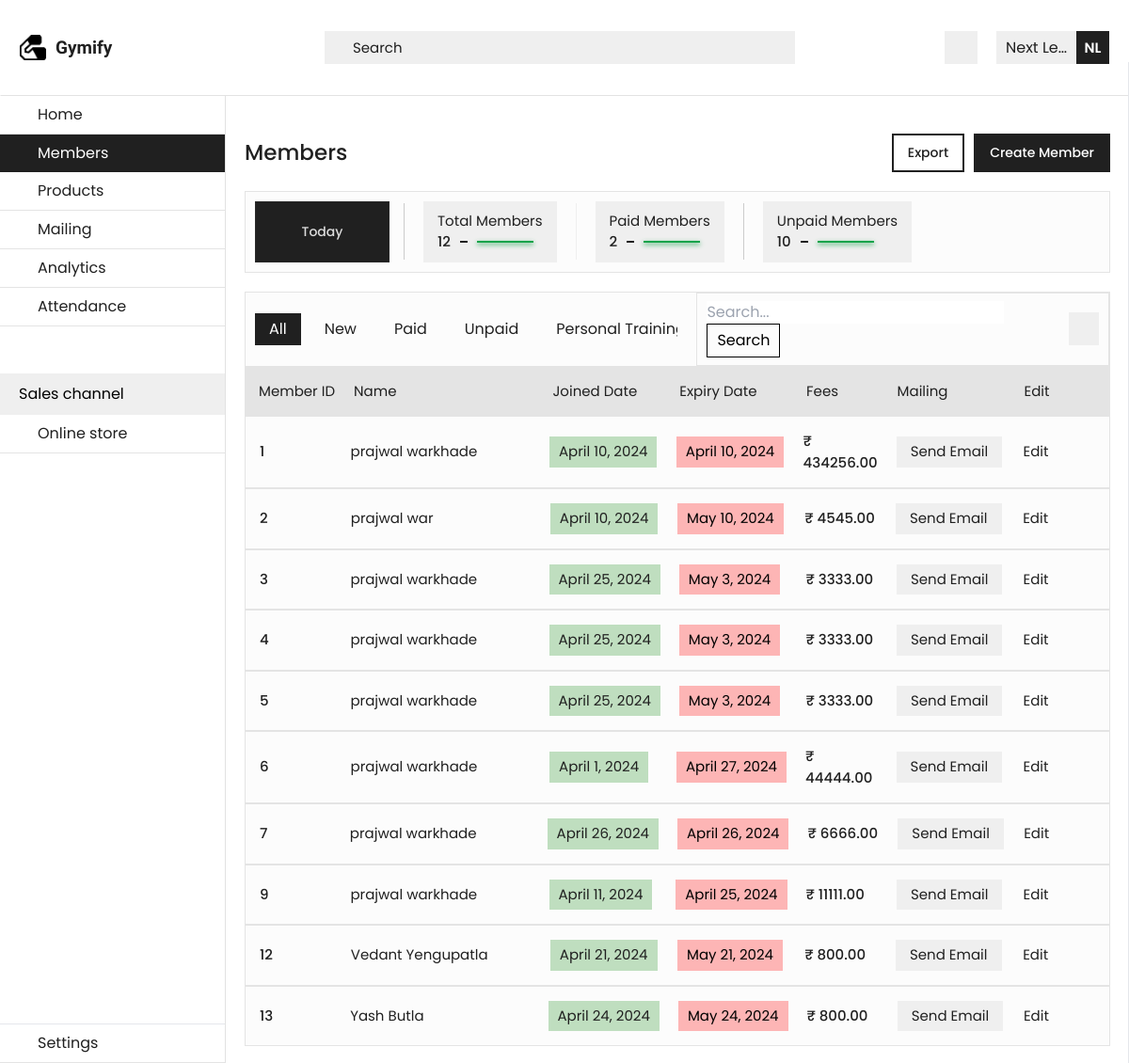
/sort_data/?query=unpaid, run on the app's committed database.
### main/models.py (models this page shows, shortened)
class Member(models.Model):
    name          = models.CharField(max_length=100)
    email         = models.EmailField()
    mobile_number = models.CharField(max_length=15)
    height        = models.CharField(max_length=10, blank=True, null=True)
    weight        = models.CharField(max_length=10, blank=True, null=True)
    start_date    = models.DateField(blank=True, null=True)
    end_date      = models.DateField(blank=True, null=True)
    fees          = models.DecimalField(max_digits=10, decimal_places=2, blank=True, null=True)
    training_type = models.CharField(max_length=50, choices=[('Normal Training', 'Normal Training'), ('Personal Training', 'Personal Training')], blank=True, null=True)
    payment        = models.BooleanField(default=False)

### main/views.py (the view)
# urls.py: path('sort_data/', views.sort_data, name='sort_data'),
def sort_data(request):
    print("in........")
    if request.method == 'GET':
        query = request.GET.get('query')
        if query == 'new':
            members = Member.objects.all().order_by('-id')[:10]
        elif query == 'unpaid':
            members = Member.objects.filter(payment=False)
        elif query == 'paid':
            members = Member.objects.filter(payment=True)
        elif query == 'personal_training':
            members = Member.objects.filter(training_type='Personal Training')
        else:
            members = None
        total_members = Member.objects.count()
        paid_members_count = Member.objects.filter(payment=True).count()
        unpaid_members_count = Member.objects.filter(payment=False).count()
        context = {
            'members': members,
            'total_members': total_members,
            'paid_members_count': paid_members_count,
            'unpaid_members_count': unpaid_members_count,
        }
        return render(request, 'members.html', context)

### templates/members.html (shortened to what this page needs)
{% extends 'base.html' %}
{% load static %}
{% block main-content %}
<section id="mainSection" class="absolute top-[9%] flex w-[100%] h-[91%]">
    <section id="sidebar" class="lg:w-[20%] xl:w-[18%]  lg:translate-x-[0px] gymify-sidebar">
        <a href="/" id="home" class="tab hover:bg-[#202020] group gymify-sidebar-tabs">
            <p class="gymify-tabs-text group-hover:text-[#fff]">Home</p>
        </a>
        <a href="/members" id="members" class="tab gymify-sidebar-active-tabs">
            <p class="gymify-active-tabs-text">Members</p>
        </a>
        <a href="/products" id="products" class="tab hover:bg-[#202020] group gymify-sidebar-tabs">
            <p class="gymify-tabs-text group-hover:text-[#fff]">Products</p>
        </a>
        <a href="/mailing" id="mailing" class="tab  hover:bg-[#202020] group gymify-sidebar-tabs">
            <p class="gymify-tabs-text group-hover:text-[#fff]">Mailing</p>
        </a>
        <a href="/analytics" id="analytics" class="tab hover:bg-[#202020] group gymify-sidebar-tabs">
            <p class="gymify-tabs-text group-hover:text-[#fff]">Analytics</p>
        </a>
        <a href="/attendance" id="attendance" class="tab hover:bg-[#202020] group gymify-sidebar-tabs">
            <p class="gymify-tabs-text group-hover:text-[#fff]">Attendance</p>
        </a>
        <div class=" relative top-[50px] flex items-center justify-between px-[20px] py-[10px] bg-[#efefef]">
            <p>Sales channel</p>
        </div>
        <a href="/store" id="store" class="tab relative top-[50px] hover:bg-[#202020] group gymify-sidebar-tabs">
            <p class="gymify-tabs-text group-hover:text-[#fff]">Online store</p>
        </a>
        <a href="/settings" id="settings" class="tab absolute bottom-[0px] gymify-sidebar-tabs hover:bg-[#202020]  group border-t">
            <p class="text-[16px] text-[#202020] group-hover:text-[#fff]">Settings </p>
        </a>
    </section>
    <section id="content"
        class="absolute h-[100%] w-[100%] lg:left-[20%] xl:left-[18%]  lg:w-[80%] xl:w-[82%] sm:p-[20px]  ">
        <section class="flex items-center justify-between py-[20px] px-[20px] sm:px-[0px]">
            <h1 class="text-[23px] font-medium text-[#202020]">Members</h1>
            <div class="flex items-center gap-[10px]">
                <button
                    class="hidden sm:block px-[15px] py-[8px]  text-[14px]  font-medium text-[#202020] hover:text-[#fff] border-[2px] border-[#202020] hover:bg-[#202020]"><a href="{% url 'export_all' %}">
                        Export</a></button>
                <button
                    class="px-[15px] py-[8px]  text-[14px] bg-[#202020] font-medium text-[#fff] hover:text-[#202020] border-[2px] border-[#202020] hover:bg-transparent"><a href="{% url 'create_member' %}">Create
                        Member</a></button>
            </div>
        </section>
        <section class="w-[100%] bg-[#fcfcfc]  sm:flex items-start border-[1px] border-[#e4e4e4] ">
            <div id="stats"
                class="flex flex-nowrap items-center border-[1px] border-t-[#dbdbdb] mt-[10px] border-l-[#fcfcfc]  border-b-[#fcfcfc] border-r-[#fcfcfc] overflow-x-auto sm:border-none sm:mt-[-10px] sm:gap-[15px] pb-[10px] px-[10px] sm:pt-[10px]">
                <button
                    class="min-w-[143px] h-[65px] text-[14px] font-medium text-[#dcdcdc] bg-[#202020] border-[1px] border-[#282828] relative top-[5px] hidden sm:block">Today</button>
                <div id="statsBox" class="flex items-center gap-[20px] sm:overflow-x-auto">
                    <div class="flex items-center justify-between">
                        <div
                            class="py-[10px] px-[15px] flex items-start justify-start flex-col cursor-pointer hover:bg-[#ccc] bg-[#efefef] mt-[10px] sm:w-[100%]">
                            <p class="text-[15px] text-[#202020] text-nowrap">Total Members</p>
                            <div class="flex items-center gap-[10px]">
                                <p class="text-[15px] font-medium text-[#202020]">{{total_members}}</p>
                                <div class="w-[8px] h-[2px] bg-[#202020]"></div>
                                <div class="w-[60px] h-[2px] bg-green-600 shadow-[0px_2px_5px_#16A34A]"></div>
                            </div>
                        </div>
                    </div>
                    <div class="flex items-center gap-[10px]">
                        <div
                            class="py-[10px] px-[15px] flex items-start justify-start flex-col cursor-pointer bg-[#efefef] hover:bg-[#ccc] mt-[10px] ">
                            <p class="text-[15px] text-[#202020] text-nowrap">Paid Members</p>
                            <div class="flex items-center gap-[10px]">
                                <p class="text-[15px] font-medium text-[#202020]">{{paid_members_count}}</p>
                                <div class="w-[8px] h-[2px] bg-[#202020]"></div>
                                <div class="w-[60px] h-[2px] bg-green-600 shadow-[0px_2px_5px_#16A34A]"></div>
                            </div>
                        </div>
                    </div>
                    <div class="flex items-center gap-[10px]">
                        <div
                            class="py-[10px] px-[15px] flex items-start justify-start flex-col cursor-pointer bg-[#efefef] hover:bg-[#ccc] mt-[10px] ">
                            <p class="text-[15px] text-[#202020] text-nowrap">Unpaid Members</p>
                            <div class="flex items-center gap-[10px]">
                                <p class="text-[15px] font-medium text-[#202020]">{{unpaid_members_count}}</p>
                                <div class="w-[8px] h-[2px] bg-[#202020]"></div>
                                <div class="w-[60px] h-[2px] bg-green-600 shadow-[0px_2px_5px_#16A34A]"></div>
                            </div>
                        </div>
                    </div>
                </div>
        </section>
        <section id="members" class="py-[20px] w-[100%]">
            <div class="flex items-center justify-between gap-[20px] bg-[#fcfcfc] border-[1px] border-[#e4e4e4]">
                <div class="flex items-center gap-[10px] overflow-x-auto no-scrolling px-[10px] py-[8px]">
                        <a href="{% url 'members' %}" class="px-[15px] py-[5px] border-[#202020] text-nowrap text-[#fff] bg-[#202020] cursor-pointer">
                            <p >All</p>
                        </a>
                        <a href="{% url 'sort_data' %}?query=new" class="px-[15px] py-[5px] hover:bg-[#efefef] text-nowrap text-[#202020] cursor-pointer">
                            <p >New</p>
                        </a>
                        <a href="{% url 'sort_data' %}?query=paid" class="px-[15px] py-[5px] hover:bg-[#efefef] text-nowrap text-[#202020] cursor-pointer">
                            <p>Paid</p>
                        </a>
                        <a  href="{% url 'sort_data' %}?query=unpaid" class="px-[15px] py-[5px] hover:bg-[#efefef] text-nowrap text-[#202020] cursor-pointer">
                            <p>Unpaid</p>
                        </a>
                        <a href="{% url 'sort_data' %}?query=personal_training" class="px-[15px] py-[5px] hover:bg-[#efefef] text-nowrap text-[#202020] cursor-pointer">
                            <p>Personal Training</p>
                        </a>
                </div>
                <div class="flex items-center gap-[15px] border-[1px] border-[#e4e4e4] px-[10px] py-[8px] ">
                    <form action="{% url 'search_data' %}" method="get">
                        <input type="text" name="query" placeholder="Search...">
                        <button type="submit" class="px-[10px] py-[5px] border border-[#000]">Search</button>
                    </form>
                    <div class="w-[35px] h-[35px] flex items-center justify-center bg-[#efefef] ">
                    </div>
                </div>
            </div>
            <div
                class=" hidden md:flex items-start justify-between  p-[15px] bg-[#e4e4e4]  w-[100%] gap-[20px] flex-nowrap">
                <div class="text-[#202020] text-[15px] text-nowrap w-[10%]">Member ID</div>
                <div class="text-[#202020] text-[15px] text-nowrap w-[25%]">Name</div>
                <div class="text-[#202020] text-[15px] text-nowrap w-[15%]">Joined Date</div>
                <div class="text-[#202020] text-[15px] text-nowrap w-[15%]">Expiry Date</div>
                <div class="text-[#202020] text-[15px] text-nowrap w-[10%]">Fees</div>
                <div class="text-[#202020] text-[15px] text-nowrap w-[15%]">Mailing</div>
                <div class="text-[#202020] text-[15px] text-nowrap w-[10%]">Edit</div>
            </div>
            <section>
                {% for member in members %}
                <div id="memberTemplate">
                    {% endfor %}
                    {% for member in members %}
                    <div
                        class="hidden md:flex items-center justify-start border-[1px] border-[#e4e4e4]  gap-[20px] w-[100%] p-[15px] bg-[#fcfcfc] cursor-pointer overflow-x-auto no-scrolling">
                        <div class="w-[10%]">
                            <p class=" text-[#202020] text-[15px] font-medium ">{{member.id}}</p>
                        </div>
                        <div class="w-[25%]">
                            <h3 class=" text-[#202020] text-[15px]   text-ellipsis overflow-hidden text-nowrap">
                                {{member.name}}</h3>
                        </div>
                        <div class="w-[15%]">
                            <div
                                class=" cursor-pointer py-[5px] px-[10px] bg-[#26912648] text-[15px]  text-[#202020] text-nowrap inline-block">
                                {{member.start_date}}</div>
                        </div>
                        <div class="w-[15%]">
                            <div
                                class=" cursor-pointer py-[5px] px-[10px] bg-[#ff000048] text-[15px] text-[#20202] text-nowrap inline-block">
                                {{member.end_date}}</div>
                        </div>
                        <div class="w-[10%]">
                            <p class="text-[15px] text-[#202020] font-medium">₹ {{member.fees}}</p>
                        </div>
                        <div class="w-[15%]">
                            <button class="px-[15px] py-[5px] bg-[#efefef]  text-[#202020] text-[15px] text-nowrap"><a href="{% url 'email' %}?email={{ member.email }}">Send Email</a></button>
                        </div>
                        <div class="w-[10%] flex items-center gap-[10px] cursor-pointer group">
                            <p class="text-[15px] text-[#202020] group-hover:underline underline-offset-4">Edit</p>
                        </div>
                    </div>
                </div>
                {% endfor %}
            </section>
        </section>
    </section>
</section>
{% endblock main-content %}

### static/css/index.css (style rules this page uses)
* { padding: 0; margin: 0; font-family: "Poppins", sans-serif; }
#stats { -ms-overflow-style: none; scrollbar-width: none; }
#statsBox { -ms-overflow-style: none; scrollbar-width: none; }
.no-scrolling { -ms-overflow-style: none; scrollbar-width: none; }
.gymify-sidebar { position: fixed; left: 0; z-index: 10; width: 300px; min-height: 91%; background: #fff; border-right: 1px solid #e2e2e2; transform: translateX(-300px); transition: 0.3s; border-collapse: collapse; }
.gymify-sidebar-tabs { cursor: pointer; display: flex; align-items: center; gap: 20px; width: 100%; height: 35px; background: #fff; padding: 20px; border-bottom: 1px solid #e4e4e4; }
.gymify-sidebar-active-tabs { cursor: pointer; display: flex; align-items: center; gap: 20px; width: 100%; height: 35px; background: #202020; padding: 20px; color: #fff; }
.gymify-tabs-text { font-size: 16px; color: #202020; }
.gymify-active-tabs-text { font-size: 16px; color: #fff; }

### data on the page
Member: id "1", name "prajwal warkhade", start_date "April 10, 2024", end_date "April 10, 2024", fees "434256.00"
Member: id "2", name "prajwal war", start_date "April 10, 2024", end_date "May 10, 2024", fees "4545.00"
Member: id "3", name "prajwal warkhade", start_date "April 25, 2024", end_date "May 3, 2024", fees "3333.00"
Member: id "4", name "prajwal warkhade", start_date "April 25, 2024", end_date "May 3, 2024", fees "3333.00"
Member: id "5", name "prajwal warkhade", start_date "April 25, 2024", end_date "May 3, 2024", fees "3333.00"
Member: id "6", name "prajwal warkhade", start_date "April 1, 2024", end_date "April 27, 2024", fees "44444.00"
Member: id "7", name "prajwal warkhade", start_date "April 26, 2024", end_date "April 26, 2024", fees "6666.00"
Member: id "9", name "prajwal warkhade", start_date "April 11, 2024", end_date "April 25, 2024", fees "11111.00"
Member: id "12", name "Vedant Yengupatla", start_date "April 21, 2024", end_date "May 21, 2024", fees "800.00"
Member: id "13", name "Yash Butla", start_date "April 24, 2024", end_date "May 24, 2024", fees "800.00"

### other printed values
{{ total_members }} "12"
{{ paid_members_count }} "2"
{{ unpaid_members_count }} "10"
